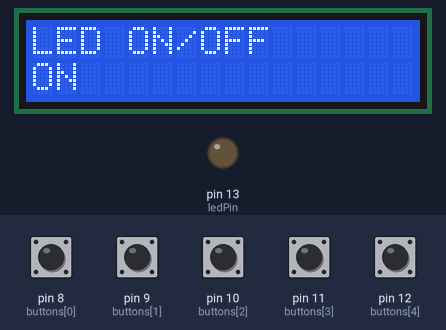
The sketch below on a simulated Arduino Uno, built with avr-gcc and run on an emulated ATmega328P. On the bench: 16×2 character LCD, output pins drawn as LEDs (lit = HIGH). Dashed ring = blinking. Inputs (shaded band) come from the test bench; at power-on: pin 8 (buttons[0]), pin 9 (buttons[1]), pin 10 (buttons[2]), pin 11 (buttons[3]), pin 12 (buttons[4]) LOW. What the sketch prints to the serial monitor is not drawn.

Above: at 1.2 s.
1.3 s: pin 8 (buttons[0]) pulled HIGH for 0.15 s
At 2.3 s:
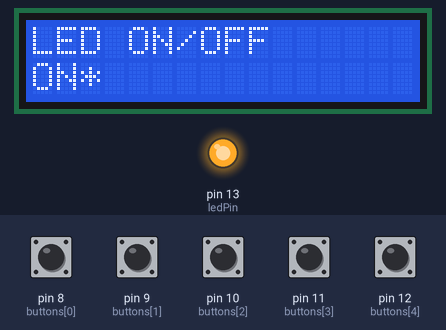
2.9 s: pin 9 (buttons[1]) pulled HIGH for 0.15 s
At 3.6 s:
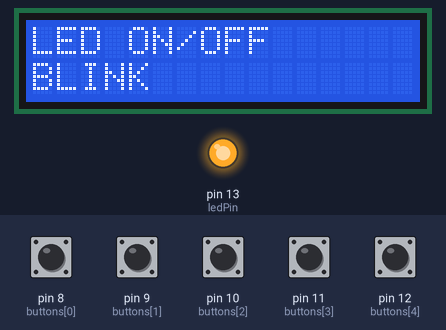
4.5 s: pin 8 (buttons[0]) pulled HIGH for 1 s
At 5.6 s:
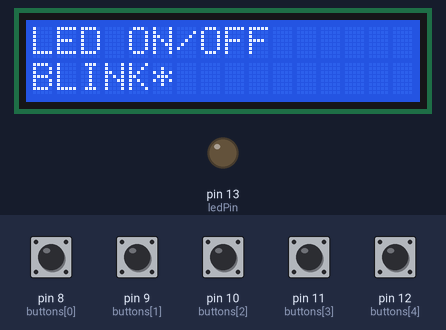
7.7 s: pin 9 (buttons[1]) pulled HIGH for 1 s
At 8.4 s:
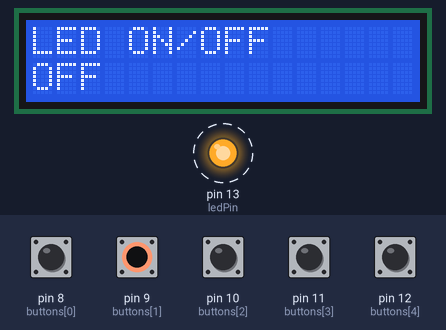
11.2 s: pin 8 (buttons[0]) pulled HIGH for 0.15 s
At 12.4 s:
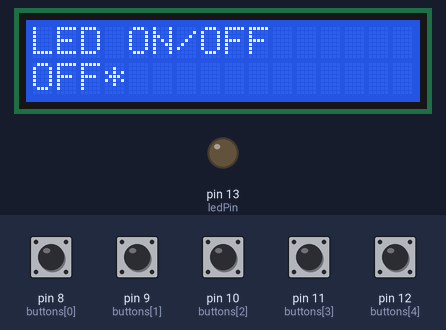
12.8 s: pin 12 (buttons[4]) pulled HIGH for 0.15 s
At 13.9 s:
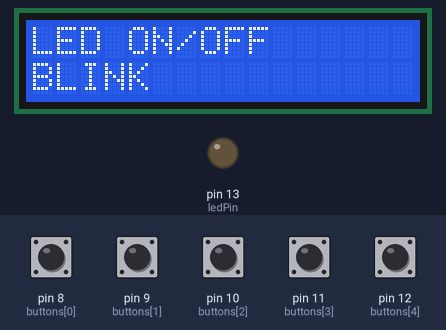
Timing chart, 0 to 15.4 s (numbered marks = the images above; inputs shaded):
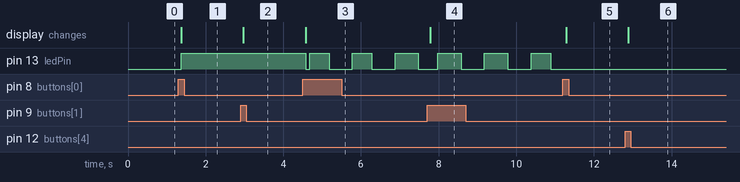

Measured:
- after the input at 1.3 s, pin 13 (ledPin): LOW → HIGH after 0.07 s; the display: changes after 0.07 s (image 1)
- after the input at 2.9 s, the display: changes after 0.07 s (image 2)
- after the input at 4.5 s, pin 13 (ledPin): HIGH → LOW after 0.07 s, then repeats every 1.1 s: HIGH 0.50 s, LOW 0.60 s; the display: changes after 0.08 s (image 3)
- after the input at 7.7 s, the display: changes after 0.08 s (image 4)
- after the input at 11.2 s, pin 13 (ledPin): stays LOW (without the input it goes to HIGH after 0.28 s); the display: changes after 0.08 s (image 5)
- after the input at 12.8 s, the display: changes after 0.09 s (image 6)

The sketch:

menuLED.ino
```cpp
#include <LiquidCrystal.h>

LiquidCrystal lcd(7, 6, 5, 4, 3, 2);

const byte buttons[] = { 8, 9, 10, 11, 12 }; // choose, left, down, up, right
// const String btnNames[] = { "Choose", "Left", "Down", "Up", "Right" };
const byte numberOfButtons = 5;
const byte ledPin = 13;
byte ledState = 0;
byte btnStates[] = { 0, 0, 0, 0, 0 };
byte prevBtnStates[] = { 0, 0, 0, 0, 0 };
byte menuIndex = 0;
byte blinkState = 0;
byte ledBlinkState = 0;

unsigned long prevMillis = 0;
long interval = 500;

void setup()
{
	lcd.begin(16, 2);
	lcd.clear();
	lcd.home();
	lcd.print("LED ON/OFF");
	printMenu(0);
	Serial.begin(9600);
	for (int i = 0; i < numberOfButtons; i++) {
		pinMode(buttons[i], INPUT);
	}
	pinMode(ledPin, OUTPUT);
}

void loop()
{
	unsigned long currMillis = millis();
	if (blinkState) {
		if (currMillis - prevMillis > interval) {
		Serial.println("Blink");
			prevMillis = currMillis;

			if (!ledBlinkState)
				ledBlinkState = HIGH;
			else
				ledBlinkState = LOW;
			digitalWrite(ledPin, ledBlinkState);
		}
	}
	byte pressedButton = buttonPressed();

	switch (pressedButton) {
	case 0: // choose
		Serial.println("OK");
		handleChBtnClick(menuIndex);
		break;
	case 1: // left
		menuIndex = (menuIndex + 2) % 3;
		Serial.println(menuIndex);
		printMenu(menuIndex);
		break;
	case 4: // right
		menuIndex = (menuIndex + 1) % 3;
		Serial.println(menuIndex);
		printMenu(menuIndex);
		break;
	default:
		break;
	}


	delay(100);
}

void printMenu(byte index) {
	lcd.setCursor(0, 1);
	lcd.print("      ");
	lcd.setCursor(0, 1);
	switch (index) {
	case 0:
		lcd.print("ON");
		if (ledState)
			lcd.print("*");
		return;
	case 1:
		lcd.print("OFF");
		if (!ledState && !blinkState)
			lcd.print("*");
		return;
	case 2:
		lcd.print("BLINK");
		if (blinkState)
			lcd.print("*");
	default:
		return;
	}
}

byte buttonPressed() {
	byte pressedBtn = numberOfButtons;
	for (int i = numberOfButtons-1; i >-1; i--) {
		btnStates[i] = digitalRead(buttons[i]);
		if (btnStates[i] == HIGH && btnStates[i] != prevBtnStates[i]) {
			pressedBtn = i;
		}
		prevBtnStates[i] = btnStates[i];
	}
	return pressedBtn;
}

void handleChBtnClick(byte index) {
	switch (index) {
	case 0:
		if (!ledState) {
			digitalWrite(ledPin, HIGH);
			ledState = HIGH;
			blinkState = LOW;
			printMenu(menuIndex);
		}
		return;
	case 1:
		if (ledState || blinkState) {
			digitalWrite(ledPin, LOW);
			ledState = LOW;
			blinkState = LOW;
			printMenu(menuIndex);
		}
		return;
	case 2:
		if (ledState) {
			ledState = LOW;
			digitalWrite(ledPin, LOW);
		}
		if (!blinkState) {
			blinkState = HIGH;
			printMenu(menuIndex);
		}
		return;
	}
	return;
}
```
